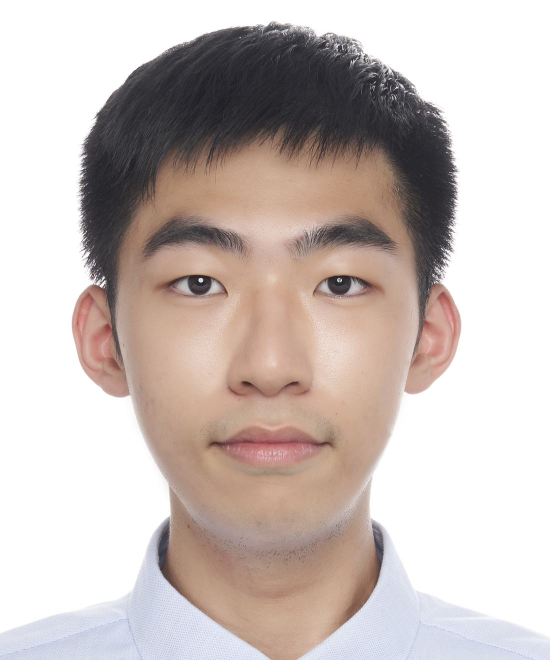
#> input picture picture01/output_1100x1320.jpg, 1100 x 1320 px (shown at 1/2 size); its folder holds only this picture in this run
$ python picture_modfied.py
#> lines starting #> are read from the running program, lines starting #| are printed output that depends on the picture
from PIL import Image

# 可選擇的解析度 (寬, 高)
sizes = [
    (300, 360),
    (500, 600),
    (800, 960),
    (1100, 1320),
    (1300, 1560)
]

print("請選擇要輸出的圖片尺寸（高寬比為 1.2:1）:")
for i, (w, h) in enumerate(sizes, start=1):
    print(f"{i}. {w} x {h}")

choice = int(input("\n輸入選擇編號 (1-5): "))
#> the answer given: 1
if choice < 1 or choice > len(sizes):
    print("❌ 無效的選擇。請重新執行。")
    exit()

target_size = sizes[choice - 1]

# 輸入圖片路徑
img_path = input("\n請輸入圖片檔案名稱或路徑 (例如 photo.jpg): ")
#> the answer given: output_1100x1320.jpg

# 開啟圖片
img = Image.open(img_path)
#> img is the input picture: PIL image 1100x1320 RGB; mean R, G, B 201.9, 190.4, 186.1
print(f"原始尺寸：{img.width}x{img.height}")
#| 原始尺寸：1100x1320

# 進行比例裁剪（保持中心構圖）
target_ratio = target_size[1] / target_size[0]
current_ratio = img.height / img.width
#> current_ratio = 1.2

if current_ratio > target_ratio:
    # 太高 -> 裁掉上下
    new_h = int(img.width * target_ratio)
    offset = (img.height - new_h) // 2
    img = img.crop((0, offset, img.width, offset + new_h))
elif current_ratio < target_ratio:
    # 太寬 -> 裁掉左右
    new_w = int(img.height / target_ratio)
    offset = (img.width - new_w) // 2
    img = img.crop((offset, 0, offset + new_w, img.height))

# 調整為選定尺寸
img = img.resize(target_size)
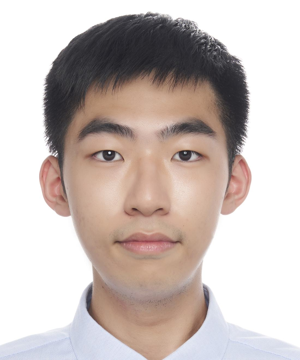
#> img: PIL image 300x360 RGB; mean R, G, B 201.9, 190.4, 186.1

# 輸出結果
output_name = f"output_{target_size[0]}x{target_size[1]}.jpg"
img.save(output_name)
print(f"✅ 已輸出：{output_name}")
print(f"最終尺寸：{img.width}x{img.height}（高寬比約 {target_ratio:.2f}:1）")
#| 最終尺寸：300x360（高寬比約 1.20:1）
